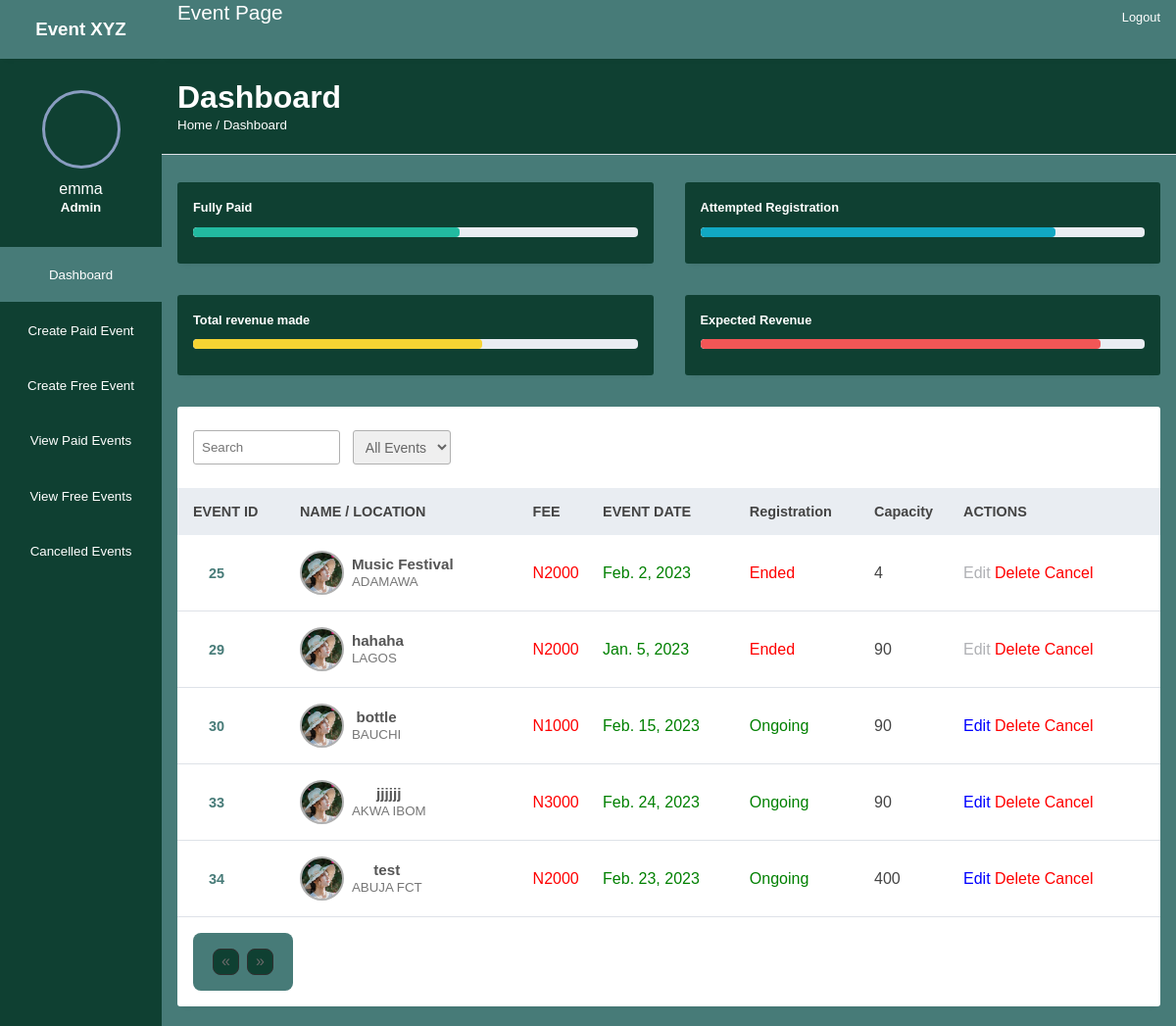
Page /admin-view/paid_event_page/ (signed in) on the earlier database version.
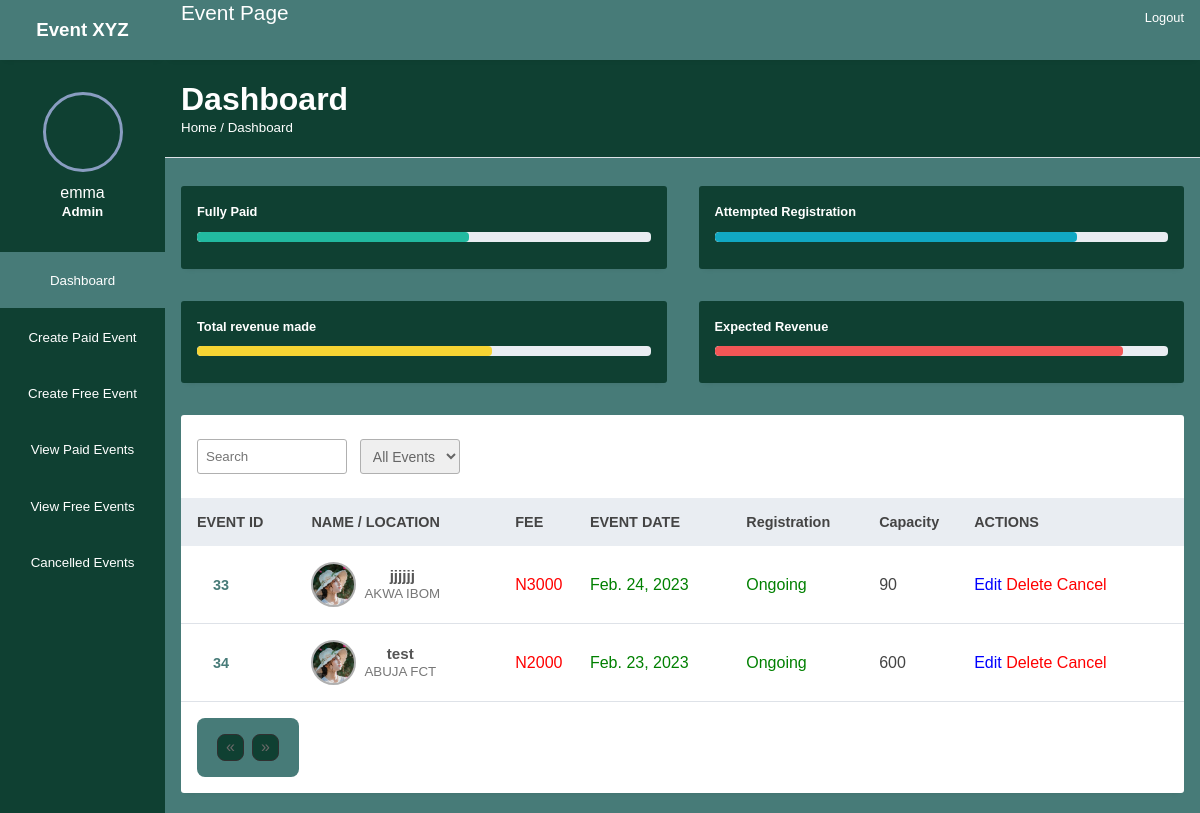
Same page on the later database version.
### AdminSection/models.py (models this page shows, shortened)
class Event(models.Model):
    event_name = models.CharField(max_length=100)
    location = models.CharField(max_length=100)
    price = models.CharField(max_length=100, blank=True, null=True,)
    space_capacity = models.IntegerField(blank=True, null=True,)
    description = models.TextField(max_length=5000, blank=True, null=True,)
    event_date = models.DateField(null=True, blank=True)
    event_time = models.TimeField(null=True, blank=True)
    event_end_date = models.DateTimeField(null=True, blank=True)
    bookings = models.IntegerField(default=0)
    slot_left = models.IntegerField(default=0)
    header_images = models.ImageField(null=True, blank=True, upload_to="images/")
    is_cancelled = models.BooleanField(default=False)
    def expired_event(self):
        mydate = timezone.now().date()
        if mydate > self.event_date:
            return True

### AdminSection/views.py (the view)
# urls.py: path("paid_event_page/", PaidEventView.as_view(), name="paid-event-page"),
class PaidEventView(ListView):
    model = Event
    template_name = "paid-event-page.html"
    paginate_by = 10

### AdminSection/templates/paid-event-page.html (shortened to what the changed rows need)
{%extends 'base.html' %}
{% block content%}
{% load static %}
{% if user.is_superuser %}
<table width="100%">
        <thead>
            <tr>
                <th>EVENT ID</th>
                <th> NAME / LOCATION</th>
                <th> FEE</th>
                <th> EVENT DATE</th>
                <th> Registration</th>
                <th> Capacity</th>
                <th> ACTIONS</th>
            </tr>
        </thead>
        <tbody>
        {% for event in object_list %}
            {%if event.price%}
            <tr data-href="{% url 'admin_details_page' event.pk%}">
                <td> <a href="/admin/all-customers.html">{{event.id}} </a> </td>
                <td>
                    <div class="client">
                        <div class="client-img bg-img" style="background-image: url({% static 'img/3.jpeg' %})"></div>
                        <div class="client-info">
                            <h4>{{event.event_name}}</h4>
                            <small>{{event.location}}</small>
                        </div>
                    </div>
                </td>
                <td>
                    {%if event.price%}
                        <span style="color: red;">N{{event.price}}</span>
                    {%else%}
                        <span style="color: green;">Free</span>
                    {%endif%}
                </td>
                <td style="color: green;">
                    {{event.event_date}}
                </td>
                <td style="color: green;">
                    {%if event.expired_event%}
                        <span style= "color:red"> Ended</span>
                    {%else%}
                        Ongoing
                    {%endif%}
                </td>
                <td>
                    {%if event.space_capacity%}
                        {{event.space_capacity}}
                    {%else%}
                        Unlimited
                    {%endif%}
                </td>
                <td>
                    <div class="hello">
                            {%if user.is_superuser%}
                                {%if event.expired_event%}
                                <span class="las la-ban" style="color: rgb(176, 177, 181);"> Edit</span>
                                {%else%}
                                <a href="{% url 'update_event' event.pk%}"><span class="las la-edit" style="color: blue;"> Edit </span></a>
                                {%endif%}
                                    <a href="{% url 'delete_event' event.pk%}"> <span class="las la-trash" style="color: red;">  Delete </span></a>
                                {%if event.is_cancelled == 0%}
                                    <a href="{% url 'cancel_event' event.pk%}"> <span class="las la-ban" style="color: red;"> Cancel</span></a>
                                {%endif%}
                            {%endif%}
                    </div>
                </td>
            </tr>
            {%endif%}
        {% endfor %}
    </tbody>
</table>
{%else%}
    <div style="color:red;"> You are not an admin. </div>
{% endif %}
</div>
{%endblock%}

Differences in the rows shown:
removed Event: id "25", event_name "Music Festival", location "ADAMAWA", price "2000", event_date "Feb. 2, 2023", shows "Ended", space_capacity "4", shows "Edit", is_cancelled "Cancel"
removed Event: id "29", event_name "hahaha", location "LAGOS", price "2000", event_date "Jan. 5, 2023", shows "Ended", space_capacity "90", shows "Edit", is_cancelled "Cancel"
removed Event: id "30", event_name "bottle", location "BAUCHI", price "1000", event_date "Feb. 15, 2023", shows "Ongoing", space_capacity "90", shows "Edit", is_cancelled "Cancel"
changed Event "Feb. 23, 2023": space_capacity "400" → "600"
